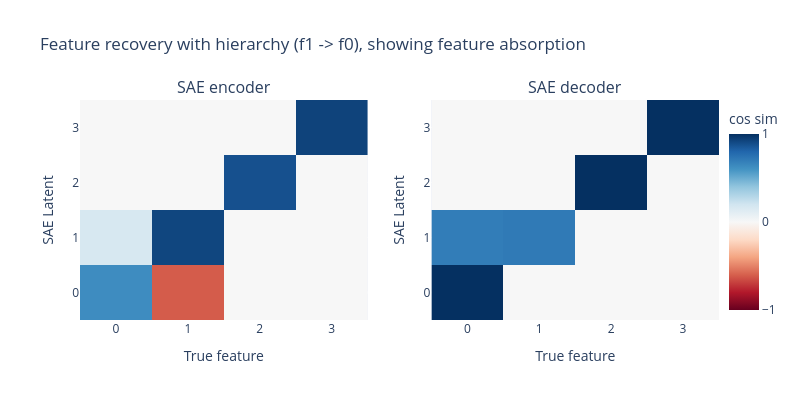

The code cell stored with this chart in its notebook:
### Markdown cell above
Let's use this to create a [toy model of feature absorption](https://www.lesswrong.com/posts/kcg58WhRxFA9hv9vN/toy-models-of-feature-absorption-in-saes). We'll create a feature dictionary with 4 features, and set up a hierarchy between feature 0 (the parent) and feature 1 (the child), and train an SAE on it.

### Code cell
from sae_lens.synthetic import (
    FeatureDictionary,
    HierarchyNode,
    hierarchy_modifier,
    train_toy_sae,
    plot_sae_feature_similarity,
)
from sae_lens import StandardTrainingSAE, StandardTrainingSAEConfig

abs_feature_dict = FeatureDictionary(
    num_features=4,
    hidden_dim=10,
)

# set up hierarchy
child = HierarchyNode(1)  # feature 1 is the child
parent = HierarchyNode(0, children=[child])  # feature 0 is the parent

abs_activation_gen = ActivationGenerator(
    num_features=4,
    firing_probabilities=0.2,
    std_firing_magnitudes=0.01,
    modify_activations=hierarchy_modifier(parent),
)


# Create a standard SAE matching the feature dictionary dimensions
abs_sae = StandardTrainingSAE(
    StandardTrainingSAEConfig(
        d_in=abs_feature_dict.hidden_dim,
        d_sae=abs_feature_dict.num_features,
        l1_coefficient=5e-2,
    )
)

train_toy_sae(
    sae=abs_sae,
    feature_dict=abs_feature_dict,
    activations_generator=abs_activation_gen,
)

plot_sae_feature_similarity(
    abs_sae,
    abs_feature_dict,
    title="Feature recovery with hierarchy (f1 -> f0), showing feature absorption",
    reorder_features=True,
)

### Figure 1 — Plotly figure (JSON) as saved in the notebook; plotly's stock layout.template omitted (floating-point values rounded to 4 significant figures)
{"data": [{"colorscale": [[0, "rgb(103,0,31)"], [0.1, "rgb(178,24,43)"], [0.2, "rgb(214,96,77)"], [0.3, "rgb(244,165,130)"], [0.4, "rgb(253,219,199)"], [0.5, "rgb(247,247,247)"], [0.6, "rgb(209,229,240)"], [0.7, "rgb(146,197,222)"], [0.8, "rgb(67,147,195)"], [0.9, "rgb(33,102,172)"], [1, "rgb(5,48,97)"]], "hovertemplate": "True feature: %{x}<br>SAE Latent: %{y}<br>Cosine Similarity: %{z:.3f}<extra></extra>", "showscale": false, "type": "heatmap", "xaxis": "x", "yaxis": "y", "z": [[0.63, -0.61, 0.0, 0.0], [0.17, 0.92, -0.0, -0.0], [0.0, -0.0, 0.88, -0.0], [-0.0, -0.0, -0.0, 0.93]], "zmax": 1, "zmin": -1}, {"colorbar": {"dtick": 1, "tickvals": [-1, 0, 1], "title": {"text": "cos sim"}, "x": 1}, "colorscale": [[0, "rgb(103,0,31)"], [0.1, "rgb(178,24,43)"], [0.2, "rgb(214,96,77)"], [0.3, "rgb(244,165,130)"], [0.4, "rgb(253,219,199)"], [0.5, "rgb(247,247,247)"], [0.6, "rgb(209,229,240)"], [0.7, "rgb(146,197,222)"], [0.8, "rgb(67,147,195)"], [0.9, "rgb(33,102,172)"], [1, "rgb(5,48,97)"]], "hovertemplate": "True feature: %{x}<br>SAE Latent: %{y}<br>Cosine Similarity: %{z:.3f}<extra></extra>", "type": "heatmap", "xaxis": "x2", "yaxis": "y2", "z": [[1.0, -0.0, 0.0, -0.0], [0.7, 0.71, 0.0, 0.0], [0.0, 0.0, 1.0, 0.0], [-0.0, -0.0, 0.0, 1.0]], "zmax": 1, "zmin": -1}], "layout": {"annotations": [{"font": {"size": 16}, "showarrow": false, "text": "SAE encoder", "x": 0.225, "xanchor": "center", "xref": "paper", "y": 1, "yanchor": "bottom", "yref": "paper"}, {"font": {"size": 16}, "showarrow": false, "text": "SAE decoder", "x": 0.775, "xanchor": "center", "xref": "paper", "y": 1, "yanchor": "bottom", "yref": "paper"}], "height": 400, "title": {"text": "Feature recovery with hierarchy (f1 -> f0), showing feature absorption"}, "width": 800, "xaxis": {"anchor": "y", "domain": [0, 0.45], "dtick": 1, "title": {"text": "True feature"}}, "xaxis2": {"anchor": "y2", "domain": [0.55, 1], "dtick": 1, "title": {"text": "True feature"}}, "yaxis": {"anchor": "x", "domain": [0, 1], "dtick": 1, "title": {"text": "SAE Latent"}}, "yaxis2": {"anchor": "x2", "domain": [0, 1], "dtick": 1, "title": {"text": "SAE Latent"}}}}
